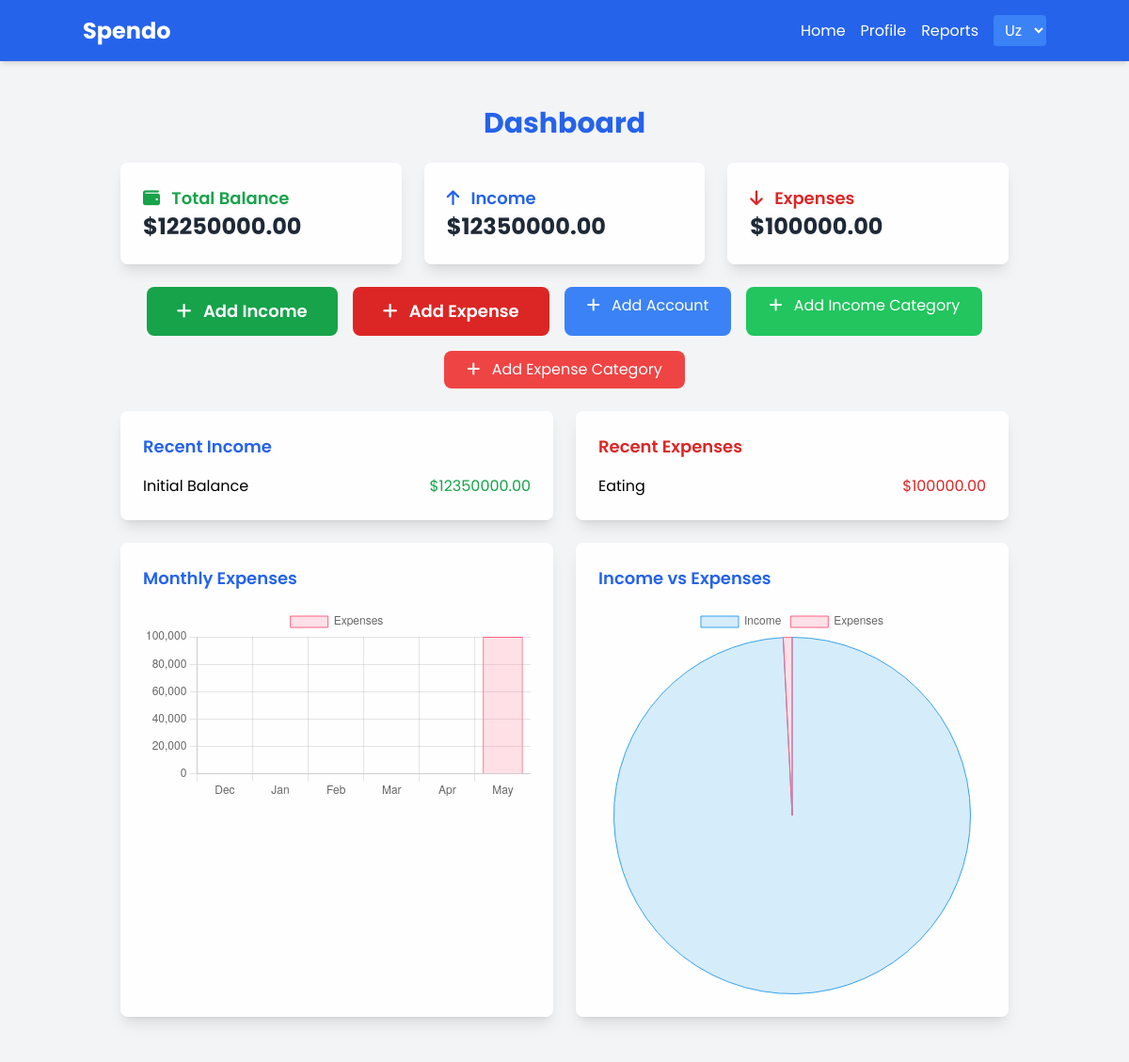
/en/ (signed in), run on an earlier commit of the app's database.
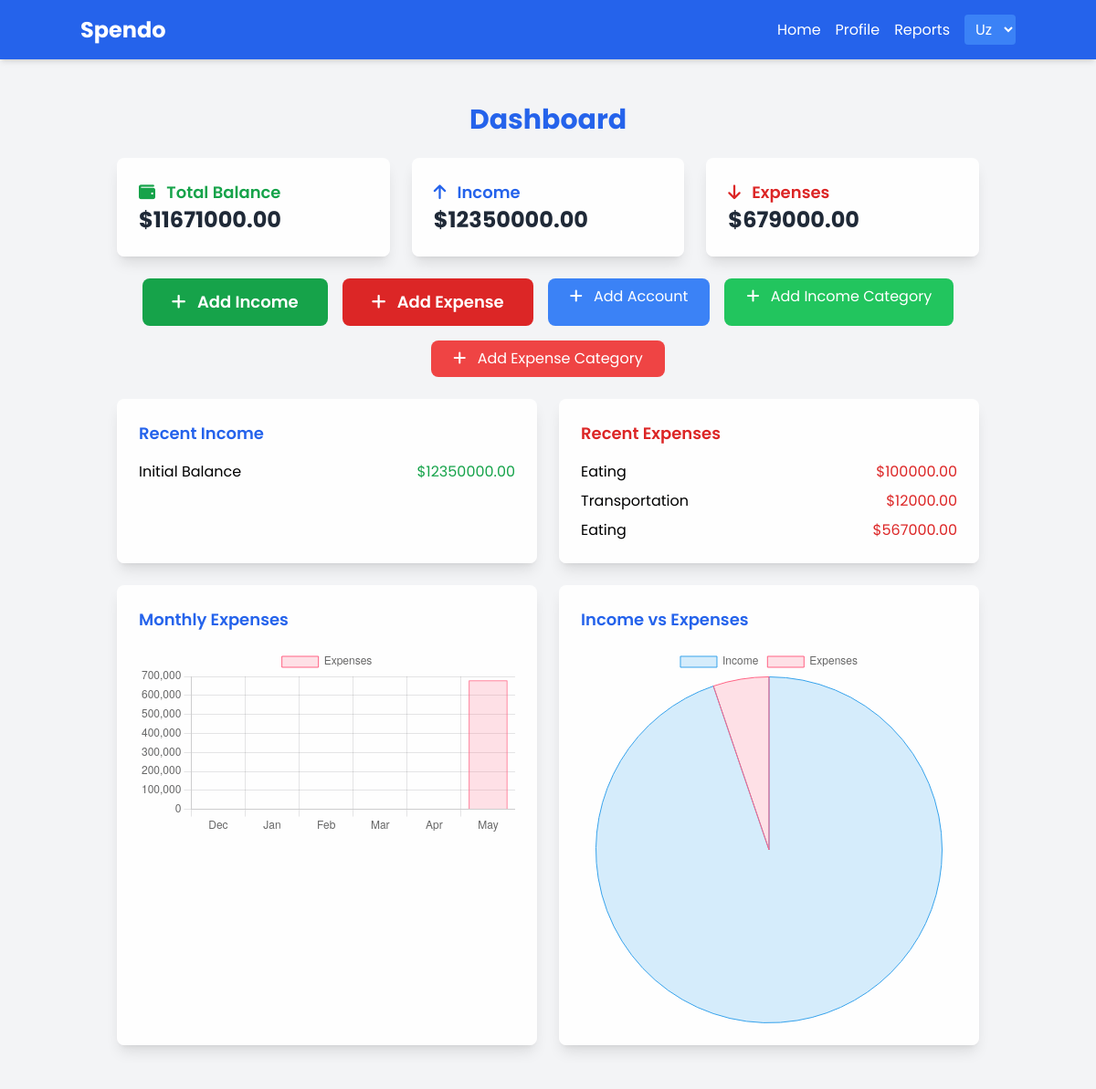
And on a later commit of the database.
### tracker/models.py (models this page shows, shortened)
class Income(models.Model):
    amount = models.DecimalField(max_digits=10, decimal_places=2, default=0)
    user = models.ForeignKey('account.CustomUser', on_delete=models.CASCADE)
    account = models.ForeignKey(Account, on_delete=models.SET_NULL, null=True)
    type = models.CharField(max_length=100)
    created_at = models.DateTimeField(auto_now_add=True)
    category = models.ForeignKey(IncomeCategory, on_delete=models.CASCADE)

class IncomeCategory(models.Model):
    name = models.CharField(max_length=50)
    user = models.ForeignKey('account.CustomUser', on_delete=models.CASCADE)
    class Meta:
        verbose_name = 'incomecategory'
        verbose_name_plural = 'incomecategories'
    def __str__(self):
        return self.name

class Expense(models.Model):
    amount = models.DecimalField(max_digits=10, decimal_places=2, default=0)
    user = models.ForeignKey('account.CustomUser', on_delete=models.CASCADE)
    account = models.ForeignKey(Account, on_delete=models.SET_NULL, null=True)
    type = models.CharField(max_length=100)
    created_at = models.DateTimeField(auto_now_add=True)
    category = models.ForeignKey(ExpenseCategory, on_delete=models.CASCADE)

class ExpenseCategory(models.Model):
    name = models.CharField(max_length=50)
    user = models.ForeignKey('account.CustomUser', on_delete=models.CASCADE)
    class Meta:
        verbose_name = 'expensecategory'
        verbose_name_plural = 'expensecategories'
    def __str__(self):
        return self.name

### tracker/views.py (the view)
# urls.py: path('', DashboardView.as_view(), name='main'),
class DashboardView(LoginRequiredMixin, View):
    login_url = 'login'
    redirect_field_name = 'main'
    def get(self, request):
        context = get_context(request)
        return render(request, 'dashboard.html', context)

### templates/dashboard.html (shortened to what the changed rows need)
{% extends 'base.html' %}
{% load static %}
{% load i18n %}
{% block content %}
<div class="container mx-auto px-4 py-6 relative z-10">
    <h1 class="text-3xl font-bold text-blue-600 mb-6 text-center">{% trans "Dashboard" %}</h1>
    <div class="grid grid-cols-1 md:grid-cols-3 gap-6 mb-6">
        <div class="bg-white bg-opacity-90 p-6 rounded-lg shadow-lg hover:shadow-xl transition transform hover:-translate-y-1">
            <h2 class="text-lg font-semibold text-green-600"><i class="fas fa-wallet mr-2"></i> {% trans "Total Balance" %}</h2>
            <p class="text-2xl font-bold text-gray-800">${{ total_balance|floatformat:2 }}</p>
        </div>
        <div class="bg-white bg-opacity-90 p-6 rounded-lg shadow-lg hover:shadow-xl transition transform hover:-translate-y-1">
            <h2 class="text-lg font-semibold text-blue-600"><i class="fas fa-arrow-up mr-2"></i> {% trans "Income" %}</h2>
        </div>
        <div class="bg-white bg-opacity-90 p-6 rounded-lg shadow-lg hover:shadow-xl transition transform hover:-translate-y-1">
            <h2 class="text-lg font-semibold text-red-600"><i class="fas fa-arrow-down mr-2"></i> {% trans "Expenses" %}</h2>
            <p class="text-2xl font-bold text-gray-800">${{ total_expense|floatformat:2 }}</p>
        </div>
    </div>
    <div class="grid grid-cols-1 lg:grid-cols-2 gap-6 mb-6">
        <div class="bg-white bg-opacity-90 p-6 rounded-lg shadow-lg">
            <h2 class="text-lg font-semibold text-blue-600 mb-4">{% trans "Recent Income" %}</h2>
            <ul class="space-y-2">
                {% for inc in income %}
                <li class="flex justify-between">
                    <span>{{ inc.category }}</span>
                    <span class="text-green-600">${{ inc.amount|floatformat:2 }}</span>
                </li>
                {% empty %}
                <li class="text-gray-500">{% trans "No income recorded" %}</li>
                {% endfor %}
            </ul>
        </div>
        <div class="bg-white bg-opacity-90 p-6 rounded-lg shadow-lg">
            <h2 class="text-lg font-semibold text-red-600 mb-4">{% trans "Recent Expenses" %}</h2>
            <ul class="space-y-2">
                {% for exp in expense %}
                <li class="flex justify-between">
                    <span>{{ exp.category }}</span>
                    <span class="text-red-600">${{ exp.amount|floatformat:2 }}</span>
                </li>
                {% empty %}
                <li class="text-gray-500">{% trans "No expenses recorded" %}</li>
                {% endfor %}
            </ul>
        </div>
    </div>
    <div class="grid grid-cols-1 lg:grid-cols-2 gap-6">
        <div class="bg-white bg-opacity-90 p-6 rounded-lg shadow-lg">
            <h2 class="text-lg font-semibold text-blue-600 mb-4">{% trans "Monthly Expenses" %}</h2>
            <canvas id="expenseChart"></canvas>
        </div>
        <div class="bg-white bg-opacity-90 p-6 rounded-lg shadow-lg">
            <h2 class="text-lg font-semibold text-blue-600 mb-4">{% trans "Income vs Expenses" %}</h2>
            <canvas id="pieChart"></canvas>
        </div>
    </div>
</div>
<script>
document.addEventListener('DOMContentLoaded', () => {
    // Get expense data and pie labels
    const expenseDataRaw = JSON.parse(document.getElementById('expense-data').textContent);
    const pieLabelsData = JSON.parse(document.getElementById('pie-labels').textContent);
    // Define pie labels
    const pieLabels = [pieLabelsData.income_label, pieLabelsData.expenses_label];
    // Debug: Log the pie labels and data
    console.log('Pie Labels:', pieLabels);
    console.log('Pie Data:', [{{ total_income }}, {{ total_expense }}]);
    // Chart Data
    const expenseData = {
        labels: ['Dec', 'Jan', 'Feb', 'Mar', 'Apr', 'May'],
        datasets: [{
            label: '{% trans "Expenses" %}',
            data: expenseDataRaw,
            backgroundColor: 'rgba(255, 99, 132, 0.2)',
            borderColor: 'rgba(255, 99, 132, 1)',
            borderWidth: 1
        }]
    };
    const pieData = {
        labels: pieLabels,
        datasets: [{
            data: [{{ total_income }}, {{ total_expense }}],
            backgroundColor: [
                'rgba(54, 162, 235, 0.2)', // Blue for Income
                'rgba(255, 99, 132, 0.2)'  // Red for Expenses
            ],
            borderColor: [
                'rgba(54, 162, 235, 1)',   // Blue border for Income
                'rgba(255, 99, 132, 1)'    // Red border for Expenses
            ],
            borderWidth: 1
        }]
    };
    // Expense Chart
    new Chart(document.getElementById('expenseChart'), {
        type: 'bar',
        data: expenseData,
        options: {
            scales: {
                y: {
                    beginAtZero: true
                }
            }
        }
    });
    // Pie Chart
    new Chart(document.getElementById('pieChart'), {
        type: 'pie',
        data: pieData,
        options: {
            responsive: true,
            plugins: {
                legend: {
                    position: 'top'
                }
            }
        }
    });
});
</script>
{% endblock %}

What changed in the data, as far as the page shows it:
added Expense: category "Transportation", amount "12000.00"
added Expense: category "Eating", amount "567000.00"
Also different on the page:
{{ total_balance|floatformat:2 }}: "12250000.00" → "11671000.00"
{{ total_expense|floatformat:2 }}: "100000.00" → "679000.00"
chart data {{ total_expense }}: 100000.0 → 679000.0
